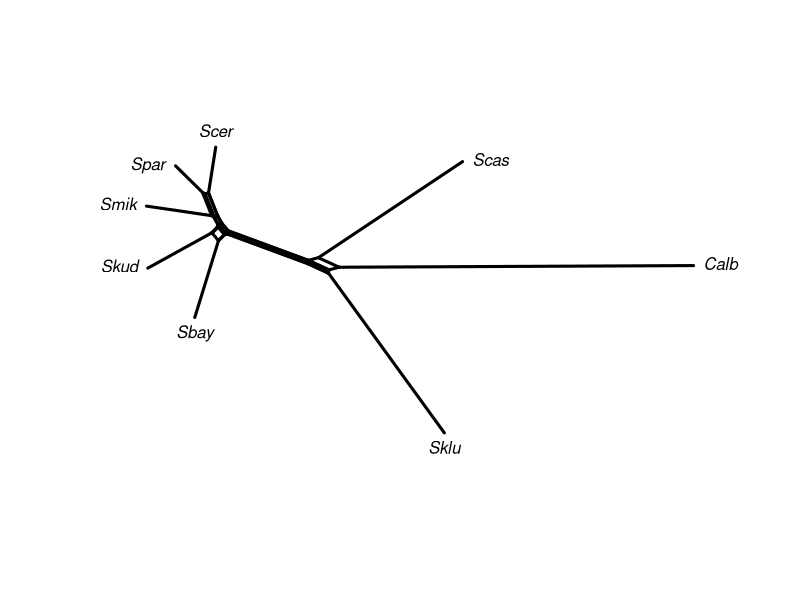

Source code (R): (Note: this script raises an error after producing the figure.)
## ---- chunk 1
knitr::opts_chunk$set(echo = TRUE)
## ---- chunk 2
library(phangorn)
data(yeast)
dm <- dist.ml(yeast)
nnet <- neighborNet(dm)
plot(nnet, "2D")
## ---- chunk 3
phylip<-read.phyDat(file="outputs/100/test.asc.phy")
dm <- dist.ml(phylip)
nnet <- neighborNet(dm)
plot(nnet, "2D")

nj <- NJ(dm)
plot(nj)
## ---- chunk 4
phylip<-read.phyDat(file="outputs/100/test3.asc.phy")
dm <- dist.ml(phylip)
nnet <- neighborNet(dm)
plot(nnet, "2D")

nj<-NJ(dm)
plot(nj)
## ---- chunk 5
omy05<-read.phyDat(file="outputs/100/test3-omy05.asc.phy")
dm <- dist.ml(omy05)
nnet <- neighborNet(dm)
plot(nnet, "2D")
